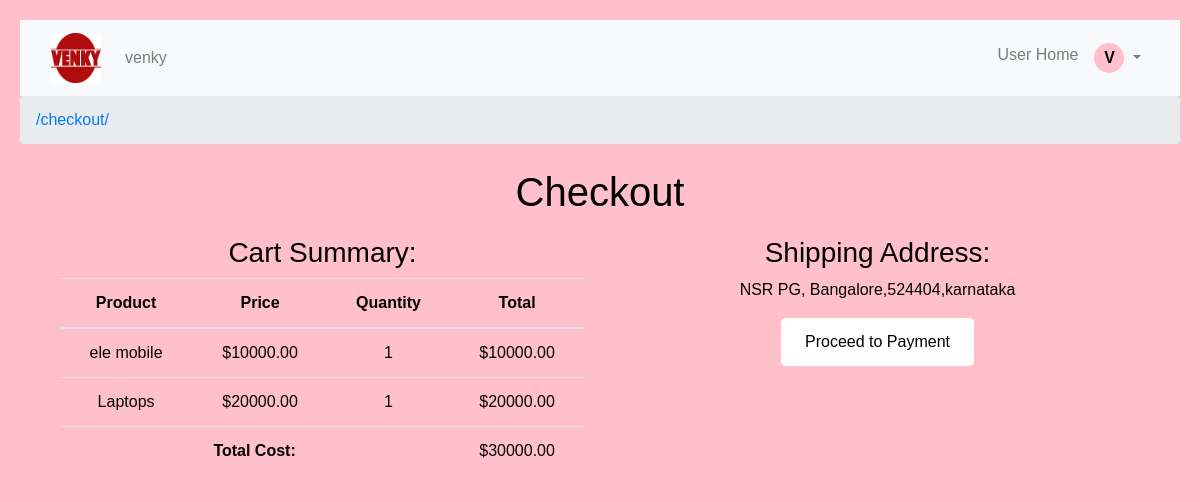
The app's page /checkout/ (signed in), older data.
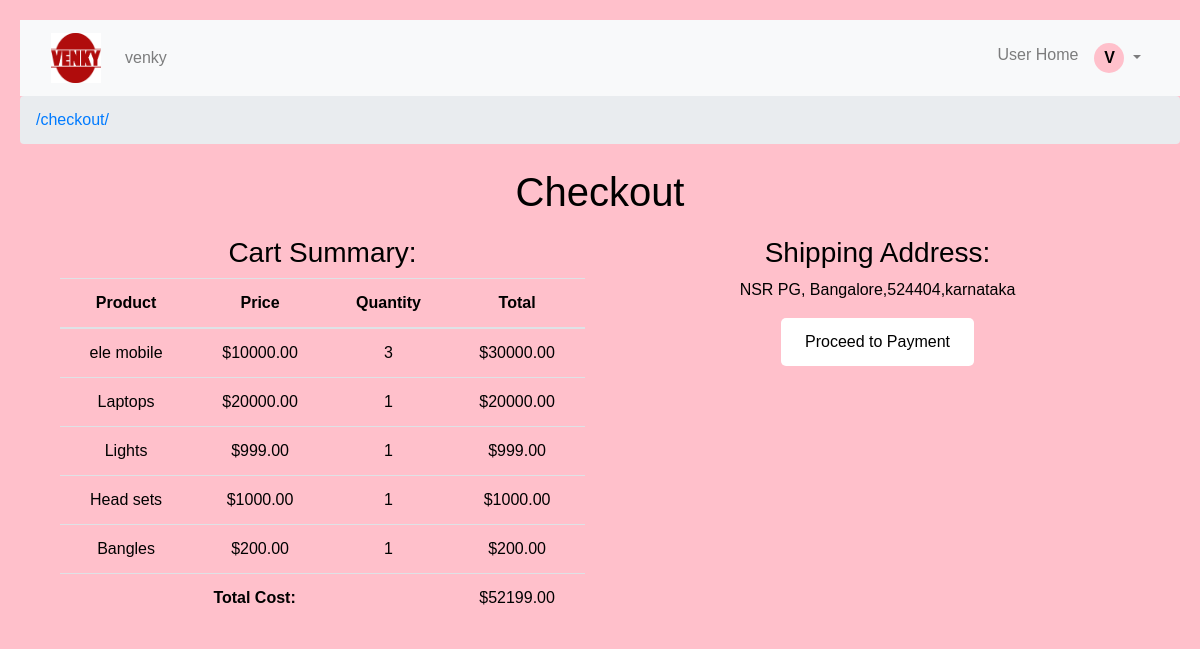
The same page, newer data.
### Credentialsapp/models.py (models this page shows, shortened)
class CartItem(models.Model):
    cart = models.ForeignKey(Cart, related_name='cart_items', on_delete=models.CASCADE)
    product = models.ForeignKey(Product, on_delete=models.CASCADE)
    quantity = models.IntegerField(default=1)
    def item_total_cost(self):
        return self.product.price * self.quantity

class Product(models.Model):
    dealer = models.ForeignKey(User, on_delete=models.CASCADE, related_name='products', blank=True, null=True)
    name = models.CharField(max_length=100)
    country = models.CharField(max_length=100)
    quantity = models.PositiveIntegerField(default=0)
    price = models.DecimalField(max_digits=10, decimal_places=2)
    image = models.ImageField(upload_to='product_images/', blank=True, null=True)
    created_at = models.DateTimeField(auto_now_add=True)
    category = models.ForeignKey(Category, on_delete=models.CASCADE, null=True, blank=True)
    is_approved = models.BooleanField(default=False)
    is_rejected = models.BooleanField(default=False)

### Credentialsapp/views.py (the view)
# urls.py: path('checkout/', views.checkout, name='checkout'),
@login_required
def checkout(request):
    user = request.user
    try:
        user_profile = UserProfile.objects.get(user=user)
    except UserProfile.DoesNotExist:
        user_profile = UserProfile.objects.create(user=user)
    cart = Cart.objects.get(user=user)
    total_cost = sum(item.item_total_cost() for item in cart.cart_items.all())
    if request.method == 'POST':
        return redirect(reverse('payment_success'))
    context = {
        'cart': cart,
        'total_cost': total_cost,
        'user_address': user_profile.address if user_profile else None
    }
    return render(request, 'checkout.html', context)

### Credentialsapp/templates/checkout.html (shortened to what this page needs)
{% extends 'base.html' %}
{% block content %}
<div class="container">
    <h1>Checkout</h1>
    <div class="row">
        <div class="col-md-6">
            <h3>Cart Summary:</h3>
            <table class="table">
                <thead>
                    <tr>
                        <th>Product</th>
                        <th>Price</th>
                        <th>Quantity</th>
                        <th>Total</th>
                    </tr>
                </thead>
                <tbody>
                    {% for cart_item in cart.cart_items.all %}
                        <tr>
                            <td>{{ cart_item.product.name }}</td>
                            <td>${{ cart_item.product.price }}</td>
                            <td>{{ cart_item.quantity }}</td>
                            <td>${{ cart_item.item_total_cost }}</td>
                        </tr>
                    {% endfor %}
                </tbody>
                <tfoot>
                    <tr>
                        <td colspan="3"><strong>Total Cost:</strong></td>
                        <td>${{ total_cost }}</td>
                    </tr>
                </tfoot>
            </table>
        </div>
        <div class="col-md-6">
            <h3>Shipping Address:</h3>
            {% if user_address %}
                <p>{{ user_address }}</p>
            {% else %}
                <p>No shipping address set</p>
            {% endif %}
            <form method="post" action="{% url 'process_payment' %}">
                <button type="submit" class="btn btn-primary">Proceed to Payment</button>
            </form>
        </div>
    </div>
</div>
{% endblock %}

Row changes from the older to the newer data that the page shows:
changed CartItem "ele mobile": quantity "1" → "3"; item_total_cost "10000.00" → "30000.00"
added CartItem: product.name "Lights", product.price "999.00", quantity "1", item_total_cost "999.00"
added CartItem: product.name "Head sets", product.price "1000.00", quantity "1", item_total_cost "1000.00"
added CartItem: product.name "Bangles", product.price "200.00", quantity "1", item_total_cost "200.00"
Text that changed along with them:
{{ total_cost }}: "30000.00" → "52199.00"
